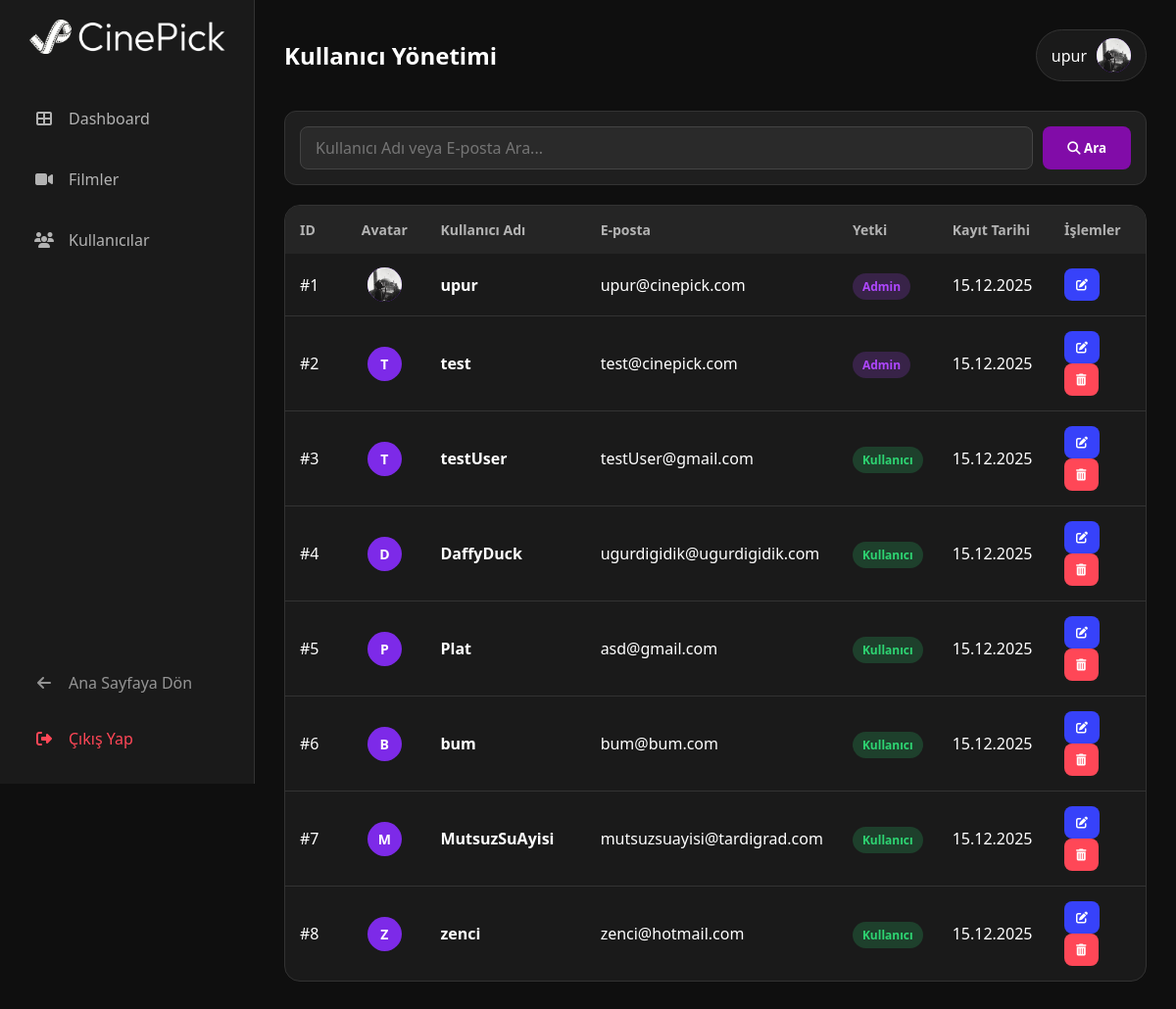
The app's page /admin/users (signed in) with its own data.
### models.py (models this page shows)
class User(db.Model, UserMixin):
    id = db.Column(db.Integer, primary_key=True)
    username = db.Column(db.String(20), unique=True, nullable=False)
    email = db.Column(db.String(120), unique=True, nullable=False)
    password = db.Column(db.String(60), nullable=False)
    watchlist = db.relationship('Watchlist', backref='author', lazy=True)
    created_at = db.Column(db.DateTime, nullable=False, default=datetime.utcnow)
    avatar = db.Column(db.String(100), nullable=True)
    is_admin = db.Column(db.Boolean, default=False)

### app.py (the view, shortened to what this page needs)
@app.route('/admin/users')
@login_required
@admin_required
def admin_users():
    query = request.args.get('q')
    page = request.args.get('page', 1, type=int)
    sort_by = request.args.get('sort', None)
    users_query = User.query
    if query:
        users_query = users_query.filter(or_(
            User.username.ilike(f'%{query}%'),
            User.email.ilike(f'%{query}%')
        ))
    pagination = users_query.paginate(page=page, per_page=app.config['PER_PAGE'], error_out=False)
    users_data = pagination.items
    today = date.today()
    for user in users_data:
        registration_date = user.created_at.date()
        delta = today - registration_date
        user.days_active = delta.days
    return render_template('admin/users.html',
                           users=users_data,
                           search_query=query,
                           current_page=pagination.page,
                           total_pages=pagination.pages,
                           current_sort=sort_by)

### app.py (called while the page is built, shortened)
@login_manager.user_loader
def load_user(user_id):
    return db.session.get(User, int(user_id))

def admin_required(f):
    @wraps(f)
    def decorated_function(*args, **kwargs):
        if not current_user.is_authenticated or not current_user.is_admin:
            flash("Bu sayfaya erişim yetkiniz yok.", "error")
            return redirect(url_for('home'))
        return f(*args, **kwargs)
    return decorated_function

@app.before_request
def track_visits():
    if request.path.startswith('/static') or request.path.startswith('/admin'):
        return

### templates/admin/users.html (shortened to what this page needs)
{% extends "admin/base.html" %}
{% block extra_css %}
    <link rel="stylesheet" href="{{ url_for('static', filename='css/admin/admin-users.css') }}">
    <link rel="stylesheet" href="{{ url_for('static', filename='css/admin/admin-style.css') }}">
    <link rel="stylesheet" href="{{ url_for('static', filename='css/admin/admin-user-edit.css') }}">
{% endblock %}
{% block content %}
    <div class="header">
        <h2>Kullanıcı Yönetimi</h2>
        <div class="admin-profile">
            <span>{{ current_user.username if current_user.is_authenticated else 'Admin' }}</span>
            <div class="admin-avatar">
                {% if current_user.is_authenticated and current_user.avatar %}
                    <img src="{{ url_for('static', filename='uploads/' + current_user.avatar) }}" alt="{{ current_user.username }} Avatar">
                {% elif current_user.is_authenticated %}
                    <span>{{ current_user.username[0] | upper }}</span>
                {% else %}
                    <span>A</span>
                {% endif %}
            </div>
        </div>
    </div>
    <div class="search-container">
        <form id="search-form" action="{{ url_for('admin_users') }}" method="GET" style="display:flex; width:100%; gap:10px;">
            <input type="text" name="q" class="search-input" placeholder="Kullanıcı Adı veya E-posta Ara..." value="{{ search_query if search_query else '' }}">
            <button type="submit" class="search-btn"><i class="fas fa-search"></i> Ara</button>
        </form>
    </div>
    <div class="table-container" id="user-table-container">
        <table>
            <thead>
                <tr>
                    {% set next_sort_id = 'id_asc' if current_sort == 'id_desc' else None if current_sort == 'id_asc' else 'id_desc' %}
                    <th style="width: 80px;">
                        <a href="{{ url_for('admin_users', page=1, q=search_query, sort=next_sort_id) }}" class="sortable-header">
                            ID
                        </a>
                    </th>
                    <th style="width: 100px; text-align: center;">Avatar</th>
                    {% set next_sort_username = 'username_desc' if current_sort == 'username_asc' else None if current_sort == 'username_desc' else 'username_asc' %}
                    <th style="width: 200px;">
                        <a href="{{ url_for('admin_users', page=1, q=search_query, sort=next_sort_username) }}" class="sortable-header">
                            Kullanıcı Adı
                        </a>
                    </th>
                    {% set next_sort_email = 'email_desc' if current_sort == 'email_asc' else None if current_sort == 'email_desc' else 'email_asc' %}
                    <th>
                        <a href="{{ url_for('admin_users', page=1, q=search_query, sort=next_sort_email) }}" class="sortable-header">
                            E-posta
                        </a>
                    </th>
                    {% set next_sort_admin = 'admin_desc' if current_sort == 'admin_asc' else None if current_sort == 'admin_desc' else 'admin_asc' %}
                    <th>
                        <a href="{{ url_for('admin_users', page=1, q=search_query, sort=next_sort_admin) }}" class="sortable-header">
                            Yetki
                        </a>
                    </th>
                    <th style="width: 120px;">Kayıt Tarihi</th>
                    <th style="width: 120px;">İşlemler</th>
                </tr>
            </thead>
            <tbody>
                {% if users %}
                    {% for u in users %}
                    <tr data-user-id="{{ u.id }}" data-username="{{ u.username }}" data-email="{{ u.email }}" data-is-admin="{{ 'true' if u.is_admin else 'false' }}"
                        data-days-active="{{ u.days_active }}"
                        onclick="openUserViewModal('{{ u.id }}')" style="cursor: pointer;">
                        <td>#{{ u.id }}</td>
                        <td class="avatar-cell">
                            <div class="user-avatar">
                                {% if u.avatar %}
                                    <img src="{{ url_for('static', filename='uploads/' + u.avatar) }}" alt="{{ u.username }} Avatar">
                                {% else %}
                                    <span>{{ u.username[0] | upper }}</span>
                                {% endif %}
                            </div>
                        </td>
                        <td class="title-cell">{{ u.username }}</td>
                        <td>{{ u.email }}</td>
                        <td>
                            {% if u.is_admin %}
                                <span class="status-badge status-admin">Admin</span>
                            {% else %}
                                <span class="status-badge status-user">Kullanıcı</span>
                            {% endif %}
                        </td>
                        <td>{{ u.created_at.strftime('%d.%m.%Y') }}</td>
                        <td>
                            <button class="action-btn btn-edit" title="Düzenle" onclick="openEditModal('{{ u.id }}'); event.stopPropagation();">
                                <i class="fas fa-edit"></i>
                            </button>
                            {% if u.id != current_user.id %}
                            <button class="action-btn btn-delete" title="Sil" onclick="deleteUser('{{ u.id }}', '{{ u.username }}'); event.stopPropagation();">
                                <i class="fas fa-trash-alt"></i>
                            </button>
                            {% endif %}
                        </td>
                    </tr>
                    {% endfor %}
                {% else %}
                    <tr>
                        <td colspan="7" style="text-align:center; color:#777;">
                            Kullanıcı bulunamadı.
                        </td>
                    </tr>
                {% endif %}
            </tbody>
        </table>
    </div>
{% endblock %}

### static/css/admin/admin-style.css (style rules this page uses)
:root { --bg-dark: #0f0f0f; --panel-dark: #1a1a1a; --primary-purple: #7d2ae8; --text-white: #ffffff; --text-gray: #b3b3b3; --danger: #ff4757; --success: #2ed573; --warning: #ffca28; }
* { margin: 0; padding: 0; box-sizing: border-box; font-family: 'Segoe UI', Tahoma, Geneva, Verdana, sans-serif; }
body { background-color: var(--bg-dark); color: var(--text-white); display: flex; min-height: 100vh; }
th { vertical-align: middle; }
td { vertical-align: middle; }
.sortable-header { display: flex; align-items: center; gap: 5px; cursor: pointer; text-decoration: none; color: inherit; }
thead th a { padding: 15px 0; margin: -15px 0; }
.avatar-cell { width: 100px; padding: 5px !important; text-align: center; vertical-align: middle; }
.user-avatar { margin: 0 auto; }
.header { display: flex; justify-content: space-between; align-items: center; margin-bottom: 30px; }
.admin-profile { display: flex; align-items: center; gap: 10px; background: var(--panel-dark); padding: 8px 15px; border-radius: 30px; border: 1px solid #333; }
.admin-avatar { width: 35px; height: 35px; background-color: var(--primary-purple); border-radius: 50%; display: flex; justify-content: center; align-items: center; font-weight: bold; color: white; overflow: hidden; }
.admin-avatar img { width: 100%; height: 100%; object-fit: cover; display: block; }
.avatar-cell { width: 60px; padding: 5px !important; text-align: center; }
.user-avatar { width: 35px; height: 35px; border-radius: 50%; background-color: var(--primary-purple, #810CA8); color: white; font-size: 14px; font-weight: bold; display: flex; align-items: center; justify-content: center; overflow: hidden; margin: 0 auto; }
.user-avatar img { width: 100%; height: 100%; object-fit: cover; display: block; }
.table-container { background-color: var(--panel-dark); border-radius: 16px; overflow: hidden; border: 1px solid #333; }
table { width: 100%; border-collapse: collapse; text-align: left; }
th { background-color: #252525; padding: 15px; color: var(--text-gray); font-weight: 600; font-size: 14px; }
td { padding: 15px; border-bottom: 1px solid #333; color: white; }
tr:last-child td { border-bottom: none; }
.status-badge { padding: 5px 10px; border-radius: 20px; font-size: 12px; font-weight: bold; }
.status-user { background: rgba(46, 213, 115, 0.2); color: var(--success); }
.status-admin { background: rgba(175, 71, 255, 0.2); color: rgba(175, 71, 255, 1); }
.action-btn { border: none; padding: 8px 12px; border-radius: 8px; cursor: pointer; color: white; font-size: 12px; transition: 0.2s; }
.btn-edit { background-color: #3742fa; margin-right: 5px; }
.btn-delete { background-color: var(--danger); }

### static/css/admin/admin-users.css (style rules this page uses)
.search-container { margin-bottom: 20px; background: #1f1f1f; padding: 15px; border-radius: 12px; border: 1px solid #333; display: flex; gap: 10px; }
.search-input { flex: 1; background: #2a2a2a; border: 1px solid #444; padding: 10px 15px; border-radius: 8px; color: #fff; font-size: 1rem; box-sizing: border-box; }
.search-btn { background: #810CA8; color: white; border: none; padding: 0 25px; border-radius: 8px; cursor: pointer; font-weight: 600; transition: 0.2s; }
.table-container table tbody tr { cursor: pointer; }
.title-cell { font-weight: 600; color: #fff; }
.avatar-cell { width: 60px; padding: 5px !important; text-align: center; }
.user-avatar { width: 40px; height: 40px; border-radius: 50%; background-color: var(--primary-purple, #810CA8); color: white; font-size: 16px; font-weight: bold; display: flex; align-items: center; justify-content: center; overflow: hidden; margin: 0 auto; }
.user-avatar img { width: 100%; height: 100%; object-fit: cover; }

### records on screen
User: username "upur", avatar (picture), id "1", email "upur@cinepick.com", is_admin "Admin", created_at "15.12.2025"
User: id "2", username "T", username "test", email "test@cinepick.com", is_admin "Admin", created_at "15.12.2025"
User: id "3", username "T", username "testUser", email "testUser@gmail.com", is_admin "Kullanıcı", created_at "15.12.2025"
User: id "4", username "D", username "DaffyDuck", email "ugurdigidik@ugurdigidik.com", is_admin "Kullanıcı", created_at "15.12.2025"
User: id "5", username "P", username "Plat", email "asd@gmail.com", is_admin "Kullanıcı", created_at "15.12.2025"
User: id "6", username "B", username "bum", email "bum@bum.com", is_admin "Kullanıcı", created_at "15.12.2025"
User: id "7", username "M", username "MutsuzSuAyisi", email "mutsuzsuayisi@tardigrad.com", is_admin "Kullanıcı", created_at "15.12.2025"
User: id "8", username "Z", username "zenci", email "zenci@hotmail.com", is_admin "Kullanıcı", created_at "15.12.2025"
